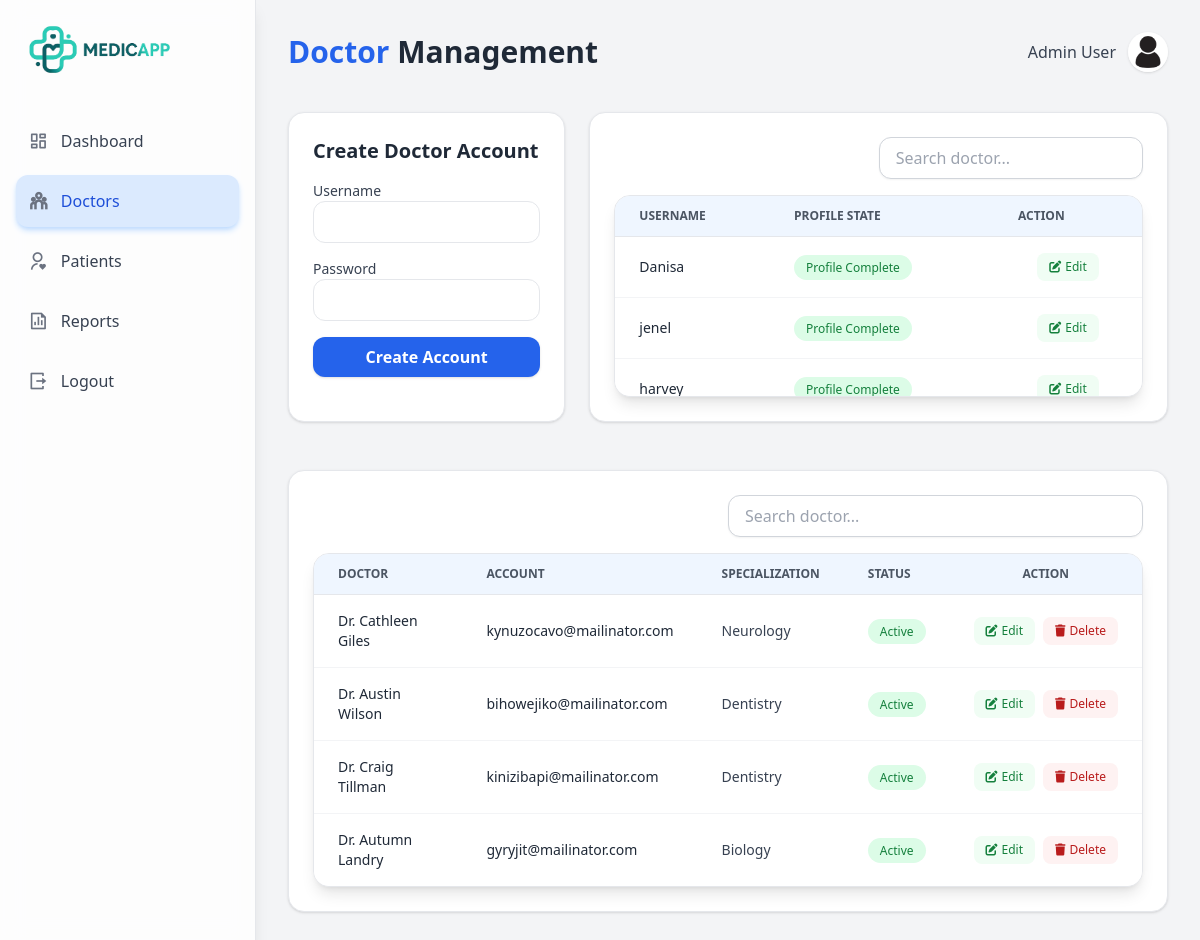
The page /admin/admin_doctors (signed in) on the database its author committed.
### app/models/account.py (models this page shows, shortened)
class Account(db.Model, UserMixin):
    __tablename__ = "account"
    account_id: Mapped[int] = mapped_column(
        Integer, primary_key=True, autoincrement=True
    )
    username: Mapped[str] = mapped_column(
        String(100), unique=True, nullable=False
    )
    password_hash: Mapped[str] = mapped_column(
        String(255), nullable=False
    )
    role: Mapped[str] = mapped_column(
        String(20), nullable=False
    )
    active: Mapped[bool] = mapped_column(
        Boolean, default=True, nullable=False
    )
    created_at: Mapped[datetime] = mapped_column(
        DateTime, default=datetime.utcnow
    )
    patient = relationship("Patient", back_populates="account", uselist=False)
    doctor = relationship("Doctor", back_populates="account", uselist=False)
    @property
    def is_authenticated(self):
        return True
    def is_admin(self) -> bool:
        return self.role == "admin"

### app/models/doctor.py (models this page shows)
class Doctor(db.Model):
    __tablename__ = "doctor"
    doctor_id: Mapped[int] = mapped_column(Integer, primary_key=True, autoincrement=True)
    account_id: Mapped[int] = mapped_column(ForeignKey("account.account_id"), unique=True)
    firstname: Mapped[str] = mapped_column(String(50), nullable=False)
    middlename: Mapped[str] = mapped_column(String(50), nullable=True)
    lastname: Mapped[str] = mapped_column(String(50), nullable=False)
    age: Mapped[int] = mapped_column(Integer, nullable=False)
    bloodtype: Mapped[str] = mapped_column(String(10), nullable=True)
    height: Mapped[str] = mapped_column(String(10), nullable=True)
    weight: Mapped[str] = mapped_column(String(10), nullable=True)
    specialization: Mapped[str] = mapped_column(String(100), nullable=True)
    gender: Mapped[str] = mapped_column(String(10), nullable=False)
    dob: Mapped[str] = mapped_column(String(10), nullable=False)
    pob: Mapped[str] = mapped_column(String(100), nullable=False)
    civilstatus: Mapped[str] = mapped_column(String(20), nullable=False)
    degree: Mapped[str] = mapped_column(String(100), nullable=False)
    nationality: Mapped[str] = mapped_column(String(100), nullable=False)
    religion: Mapped[str] = mapped_column(String(100), nullable=False)
    phone: Mapped[str] = mapped_column(String(20), nullable=False)
    email: Mapped[str] = mapped_column(String(100), nullable=False)
    profile_image: Mapped[str | None] = mapped_column(String(255), nullable=True)
    created_at: Mapped[datetime] = mapped_column(DateTime, default=datetime.utcnow, nullable=False)
    account: Mapped["Account"] = relationship(back_populates="doctor")
    appointments: Mapped[list["Appointment"]] = relationship(back_populates="doctor")
    records: Mapped[list["MedicalRecord"]] = relationship(back_populates="doctor")
    doctor_schedule: Mapped["Doctor_Schedule"] = relationship(back_populates="doctor")

### app/routes/admin/doctors.py (the view, shortened to what this page needs)
@admin_bp.route('/admin_doctors', methods=['GET', 'POST'])
@admin_required
def admin_doctors():
    account_id = request.args.get('account_id', type=int)
    edit_account = Account.query.get(account_id) if account_id else None
    doctors = Doctor.query.all()
    doctors_data = [
        {
            "doctor_id": d.doctor_id,
            "account_id": d.account_id,
            "firstname": d.firstname,
            "middlename": d.middlename,
            "lastname": d.lastname,
            "gender": d.gender,
            "dob": d.dob,
            "pob": d.pob,
            "bloodtype": d.bloodtype,
            "civilstatus": d.civilstatus,
            "nationality": d.nationality,
            "religion": d.religion,
            "phone": d.phone,
            "email": d.email,
            "age": d.age,
            "specialization": d.specialization,
            "profile_image": d.profile_image,
            "full_name": " ".join(filter(None, [
                d.firstname,
                d.middlename,
                d.lastname
            ]))
        }
        for d in doctors
    ]
    accounts = (
        db.session.query(Account)
        .outerjoin(Doctor, Doctor.account_id == Account.account_id)
        .filter(Account.role == 'doctor')
        .all()
    )
    return render_template('admin/admin_doctors.html',
                           accounts=accounts,
                           doctors=doctors_data,
                           edit_account=edit_account
                           )

### app/templates/admin/admin_doctors.html (shortened to what this page needs)
{% extends 'base/layout.html' %}
{% block content %}
<div class="w-full flex bg-gray-100">
    {% include 'admin/admin_sidebar.html' %}
    <div class="flex-1 p-8">
        <div class="flex justify-between items-center mb-10">
            <h1 class="text-3xl font-bold text-gray-800">
                <span class="text-blue-600">Doctor</span> Management
            </h1>
            <div class="flex justify-end items-center gap-3">
                <span class="font-medium text-gray-700">Admin User</span>
                <img src="{{ url_for('static', filename='img/profile.jpg')}}"
                        alt="profile"
                        class="rounded-full w-10 h-10 shadow hover:scale-105 transition">
            </div>
        </div>
        <div class="grid grid-cols-3 gap-6">
            <div class="col-span-1 bg-white rounded-2xl shadow p-6 border">
                <h2 class="text-xl font-semibold text-gray-800 mb-4">
                    {{ 'Edit Doctor Account' if edit_account else 'Create Doctor Account' }}
                </h2>
                <form id="accountForm" method="POST" class="space-y-4">
                <div>
                    <label class="block text-sm font-medium text-gray-700">Username</label>
                    <input type="username" name="username"
                        value="{{ edit_account.username if edit_account else '' }}"
                        required
                        class="w-full px-4 py-2 border rounded-xl focus:ring-2 focus:ring-blue-500 outline-none">
                </div>
                <div>
                    <label class="block text-sm font-medium text-gray-700">
                        Password
                    </label>
                    <input type="password" name="password"
                        class="w-full px-4 py-2 border rounded-xl focus:ring-2 focus:ring-blue-500 outline-none">
                </div>
                <button type="submit"
                    class="w-full py-2 bg-blue-600 text-white font-semibold rounded-xl shadow hover:bg-blue-700 transition"
                    onclick="refreshAccounts()">
                    {{ 'Update Account' if edit_account else 'Create Account' }}
                </button>
            </form>
            </div>
            <div class="col-span-2 bg-white rounded-2xl shadow p-6 border">
                <div class="mb-4 flex justify-end">
                    <input type="text"
                        class="w-1/2 px-4 py-2 rounded-xl border border-gray-300 shadow-sm focus:ring-2 focus:ring-blue-500 outline-none transition"
                        placeholder="Search doctor..."
                        name="q"
                        hx-get="/search"
                        hx-trigger="keyup changed delay:500ms"
                        hx-target="#results">
                </div>
                <div class="bg-white shadow-lg rounded-2xl border border-gray-200 overflow-hidden">
                    <div class="max-h-[200px] overflow-y-auto">
                        <table class="min-w-full divide-y divide-gray-200">
                            <thead class="bg-blue-50 sticky top-0 z-10">
                                <tr>
                                    <th class="px-6 py-3 text-left text-xs font-semibold text-gray-600 uppercase">Username</th>
                                    <th class="px-6 py-3 text-left text-xs font-semibold text-gray-600 uppercase">Profile State</th>
                                    <th class="px-6 py-3 text-left text-xs font-semibold text-gray-600 uppercase">Action</th>
                                </tr>
                            </thead>
                            <tbody id="accountsResults" class="divide-y divide-gray-100 bg-white transition-opacity duration-300">
                                {% include 'admin/partials/accounts_table_body.html' %}
                            </tbody>
                        </table>
                    </div>
                </div>
            </div>
        </div>
        <div class="w-full bg-white rounded-2xl shadow p-6 border mt-12">
            <div class="mb-4 flex justify-end">
                <input type="text"
                    class="w-1/2 px-4 py-2 rounded-xl border border-gray-300 shadow-sm focus:ring-2 focus:ring-blue-500 outline-none transition"
                    placeholder="Search doctor..."
                    name="q"
                    hx-get="/search"
                    hx-trigger="keyup changed delay:500ms"
                    hx-target="#results">
            </div>
            <div class="bg-white shadow-lg rounded-2xl border border-gray-200 overflow-hidden">
                <div class="max-h-[450px] overflow-y-auto">
                    <table class="min-w-full divide-y divide-gray-200">
                        <thead class="bg-blue-50">
                            <tr>
                                <th class="px-6 py-3 text-left text-xs font-semibold text-gray-600 uppercase">Doctor</th>
                                <th class="px-6 py-3 text-left text-xs font-semibold text-gray-600 uppercase">Account</th>
                                <th class="px-6 py-3 text-left text-xs font-semibold text-gray-600 uppercase">Specialization</th>
                                <th class="px-6 py-3 text-left text-xs font-semibold text-gray-600 uppercase">Status</th>
                                <th class="px-6 py-3 text-left text-xs font-semibold text-gray-600 uppercase flex justify-center">Action</th>
                            </tr>
                        </thead>
                        <tbody id="doctorsResults" class="divide-y divide-gray-100 bg-white">
                            {% for doctor in doctors %}
                            <tr class="hover:bg-blue-50 transition">
                                <td class="px-6 py-4 text-sm font-medium text-gray-800">
                                    Dr. {{ doctor.firstname }} {{ doctor.lastname }}
                                </td>
                                <td class="px-6 py-4 text-sm font-medium text-gray-800">
                                    {{ doctor.email }}
                                </td>
                                <td class="px-6 py-4 text-sm text-gray-700">
                                    {{ doctor.specialization }}
                                </td>
                                <td class="px-6 py-4 text-sm">
                                    <span class="px-3 py-1 rounded-full text-xs font-medium
                                                bg-green-100 text-green-700">
                                        Active
                                    </span>
                                </td>
                                <td class="px-6 py-4 whitespace-nowrap text-center">
                                    <div class="flex items-center justify-center gap-2">
                                        <a href="{{ url_for('admin.edit_doctor', doctor_id=doctor.doctor_id) }}"
                                           class="inline-flex items-center gap-1 px-3 py-1.5 text-xs font-medium text-green-700 bg-green-50 rounded-lg hover:bg-green-100 transition"
                                           title="Edit Doctor">
                                            <i class="fas fa-edit"></i>
                                            Edit
                                        </a>
                                        <button onclick="confirmDelete({{ doctor.doctor_id }}, '{{ doctor.firstname }} {{ doctor.lastname }}')"
                                                class="inline-flex items-center gap-1 px-3 py-1.5 text-xs font-medium text-red-700 bg-red-50 rounded-lg hover:bg-red-100 transition"
                                                title="Delete Doctor">
                                            <i class="fas fa-trash"></i>
                                            Delete
                                        </button>
                                    </div>
                                </td>
                            </tr>
                            {% endfor %}
                        </tbody>
                    </table>
                </div>
            </div>
        </div>
    </div>
</div>
{% endblock %}

### app/templates/admin/partials/accounts_table_body.html (shortened to what this page needs)
{% for account in accounts %}
<tr class="hover:bg-blue-50 transition">
    <td class="px-6 py-4 text-sm font-medium text-gray-800">
        {{ account.username }}
    </td>
    <td class="px-6 py-4 text-sm">
        {% if account.doctor %}
            <span class="px-3 py-1 rounded-full text-xs font-medium bg-green-100 text-green-700">
                Profile Complete
            </span>
        {% endif %}
    </td>
    <td class="px-6 py-4 whitespace-nowrap text-center">
        <div class="flex items-center justify-center gap-2">
            <a href="{{ url_for('admin.admin_doctors', account_id=account.account_id) }}"
                class="inline-flex items-center gap-1 px-3 py-1.5 text-xs font-medium text-green-700 bg-green-50 rounded-lg hover:bg-green-100 transition"
                title="Edit Account">
                <i class="fas fa-edit"></i>
                Edit
            </a>
        </div>
    </td>
</tr>
{% endfor %}

### rows shown on the page
Account: username "Danisa"
Account: username "jenel"
Account: username "harvey"
Doctor: firstname "Cathleen", lastname "Giles", email "kynuzocavo@mailinator.com", specialization "Neurology"
Doctor: firstname "Austin", lastname "Wilson", email "bihowejiko@mailinator.com", specialization "Dentistry"
Doctor: firstname "Craig", lastname "Tillman", email "kinizibapi@mailinator.com", specialization "Dentistry"
Doctor: firstname "Autumn", lastname "Landry", email "gyryjit@mailinator.com", specialization "Biology"

### other values the page prints
{{ 'Edit Doctor Account' if edit_account else 'Create Doctor Account' }} "Create Doctor Account"
{{ 'Update Account' if edit_account else 'Create Account' }} "Create Account"
